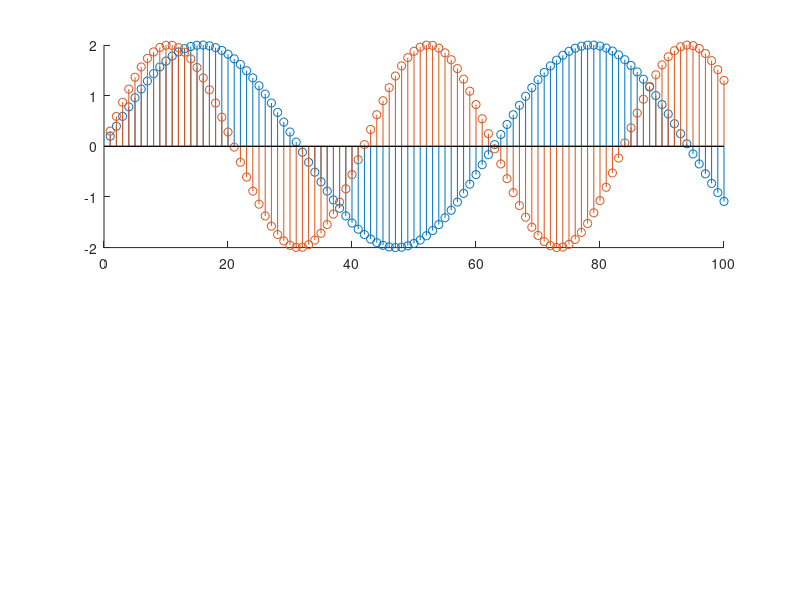

Reproduce this figure in MATLAB. (Note: this script raises an error after producing the figure.)
%% Experiment - 3
% Exercise - 4
clc;
clear;
figure;

%% Input signal
n = 1 : 100;  % Discrete time index
N = 2 * length(n) - 1;  % N in N-point DFT
c_1 = 2; c_2 = 2;
w_1 = 0.1; w_2 = 0.15;  % Normalised frequencies
x_1 = c_1 * sin(w_1 * n);
x_2 = c_2 * sin(w_2 * n);

subplot(211)
hold on;
stem(n, x_1)
stem(n, x_2)
hold off;
title("Input signals", "Ashrith 200902016")
xlabel('n'), ylabel('Amplitude'), legend('x_1[n]', 'x_2[n]')

%% Convolution property of DTFT
y_1 = fft(x_1, N);
y_2 = fft(x_2, N);

x_conv = conv(x_1, x_2);
y_x_conv = fft(x_conv, N);

y_y1_y2 = y_1 .* y_2;

window = 1 : N;
d = y_x_conv(window) - y_y1_y2(window);

subplot(212)
hold on;
stem(window, y_x_conv(window), 'b')
stem(window, d(window), 'r')
hold off;
title("Convolution property of DTFT", "Ashrith 200902016")
xlabel('n'), ylabel('Amplitude'), legend('y_d', 'd')
